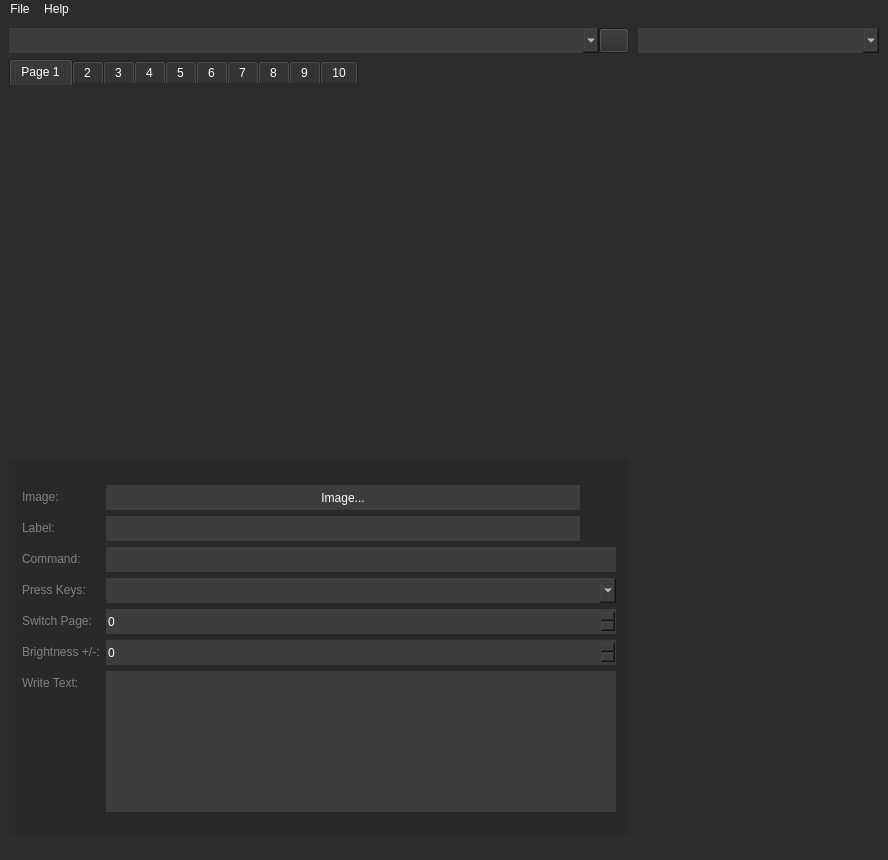
<?xml version="1.0" encoding="UTF-8"?>
<ui version="4.0">
 <class>MainWindow</class>
 <widget class="QMainWindow" name="MainWindow">
  <property name="geometry">
   <rect>
    <x>0</x>
    <y>0</y>
    <width>888</width>
    <height>860</height>
   </rect>
  </property>
  <property name="windowTitle">
   <string>Stream Deck UI</string>
  </property>
  <property name="styleSheet">
   <string notr="true">background-color: #2C2C2C;
color: #FFF;</string>
  </property>
  <widget class="QWidget" name="centralwidget">
   <property name="autoFillBackground">
    <bool>false</bool>
   </property>
   <layout class="QVBoxLayout" name="verticalLayout_2">
    <property name="spacing">
     <number>6</number>
    </property>
    <property name="leftMargin">
     <number>9</number>
    </property>
    <property name="bottomMargin">
     <number>3</number>
    </property>
    <item>
     <layout class="QHBoxLayout" name="main_horizontalLayout">
      <property name="spacing">
       <number>0</number>
      </property>
      <property name="leftMargin">
       <number>0</number>
      </property>
      <property name="topMargin">
       <number>0</number>
      </property>
      <property name="rightMargin">
       <number>0</number>
      </property>
      <property name="bottomMargin">
       <number>0</number>
      </property>
      <item>
       <layout class="QVBoxLayout" name="left_verticalLayout" stretch="0,1,0">
        <property name="spacing">
         <number>0</number>
        </property>
        <property name="sizeConstraint">
         <enum>QLayout::SetDefaultConstraint</enum>
        </property>
        <property name="topMargin">
         <number>0</number>
        </property>
        <item>
         <layout class="QHBoxLayout" name="deviceSettings_horizontalLayout">
          <property name="leftMargin">
           <number>0</number>
          </property>
          <property name="topMargin">
           <number>0</number>
          </property>
          <property name="rightMargin">
           <number>0</number>
          </property>
          <property name="bottomMargin">
           <number>6</number>
          </property>
          <item>
           <widget class="QComboBox" name="device_list">
            <property name="minimumSize">
             <size>
              <width>580</width>
              <height>25</height>
             </size>
            </property>
            <property name="styleSheet">
             <string notr="true">background-color:#3D3D3D;border: none;</string>
            </property>
           </widget>
          </item>
          <item>
           <widget class="QPushButton" name="settingsButton">
            <property name="sizePolicy">
             <sizepolicy hsizetype="Minimum" vsizetype="Expanding">
              <horstretch>0</horstretch>
              <verstretch>0</verstretch>
             </sizepolicy>
            </property>
            <property name="minimumSize">
             <size>
              <width>0</width>
              <height>0</height>
             </size>
            </property>
            <property name="maximumSize">
             <size>
              <width>30</width>
              <height>16777215</height>
             </size>
            </property>
            <property name="text">
             <string/>
            </property>
            <property name="icon">
             <iconset resource="resources.qrc">
              <normaloff>:/icons/icons/gear.png</normaloff>:/icons/icons/gear.png</iconset>
            </property>
           </widget>
          </item>
         </layout>
        </item>
        <item>
         <widget class="QTabWidget" name="pages">
          <property name="sizePolicy">
           <sizepolicy hsizetype="Preferred" vsizetype="Preferred">
            <horstretch>0</horstretch>
            <verstretch>0</verstretch>
           </sizepolicy>
          </property>
          <property name="minimumSize">
           <size>
            <width>580</width>
            <height>400</height>
           </size>
          </property>
          <property name="autoFillBackground">
           <bool>false</bool>
          </property>
          <property name="styleSheet">
           <string notr="true">background-color:#2C2C2C;
border-left: none;
border-right: none;
border-top: none;
border-bottom: 1;
border-bottom-color: #1C1C1C;</string>
          </property>
          <property name="currentIndex">
           <number>0</number>
          </property>
          <widget class="QWidget" name="page_1">
           <property name="styleSheet">
            <string notr="true">background-color:#2C2C2C;border: none;</string>
           </property>
           <attribute name="title">
            <string>Page 1</string>
           </attribute>
           <layout class="QGridLayout" name="gridLayout_2">
            <property name="leftMargin">
             <number>9</number>
            </property>
            <property name="topMargin">
             <number>9</number>
            </property>
            <property name="rightMargin">
             <number>9</number>
            </property>
            <property name="bottomMargin">
             <number>9</number>
            </property>
           </layout>
          </widget>
          <widget class="QWidget" name="page_2">
           <property name="styleSheet">
            <string notr="true">background-color:#2C2C2C;border: none;</string>
           </property>
           <attribute name="title">
            <string>2</string>
           </attribute>
           <layout class="QGridLayout" name="gridLayout_3"/>
          </widget>
          <widget class="QWidget" name="page_3">
           <property name="styleSheet">
            <string notr="true">background-color:#2C2C2C;border: none;</string>
           </property>
           <attribute name="title">
            <string>3</string>
           </attribute>
           <layout class="QGridLayout" name="gridLayout_11"/>
          </widget>
          <widget class="QWidget" name="page_4">
           <property name="styleSheet">
            <string notr="true">background-color:#2C2C2C;border: none;</string>
           </property>
           <attribute name="title">
            <string>4</string>
           </attribute>
           <layout class="QGridLayout" name="gridLayout_10"/>
          </widget>
          <widget class="QWidget" name="page_5">
           <property name="styleSheet">
            <string notr="true">background-color:#2C2C2C;border: none;</string>
           </property>
           <attribute name="title">
            <string>5</string>
           </attribute>
           <layout class="QGridLayout" name="gridLayout_9"/>
          </widget>
          <widget class="QWidget" name="page_6">
           <property name="styleSheet">
            <string notr="true">background-color:#2C2C2C;border: none;</string>
           </property>
           <attribute name="title">
            <string>6</string>
           </attribute>
           <layout class="QGridLayout" name="gridLayout_8"/>
          </widget>
          <widget class="QWidget" name="page_7">
           <property name="styleSheet">
            <string notr="true">background-color:#2C2C2C;border: none;</string>
           </property>
           <attribute name="title">
            <string>7</string>
           </attribute>
           <layout class="QGridLayout" name="gridLayout_7"/>
          </widget>
          <widget class="QWidget" name="page_8">
           <property name="styleSheet">
            <string notr="true">background-color:#2C2C2C;border: none;</string>
           </property>
           <attribute name="title">
            <string>8</string>
           </attribute>
           <layout class="QGridLayout" name="gridLayout_6"/>
          </widget>
          <widget class="QWidget" name="page_9">
           <property name="styleSheet">
            <string notr="true">background-color:#2C2C2C;border: none;</string>
           </property>
           <attribute name="title">
            <string>9</string>
           </attribute>
           <layout class="QGridLayout" name="gridLayout_5"/>
          </widget>
          <widget class="QWidget" name="tab_10">
           <property name="styleSheet">
            <string notr="true">background-color:#2C2C2C;border: none;</string>
           </property>
           <attribute name="title">
            <string>10</string>
           </attribute>
           <layout class="QGridLayout" name="gridLayout_4"/>
          </widget>
         </widget>
        </item>
        <item>
         <widget class="QGroupBox" name="groupBox">
          <property name="minimumSize">
           <size>
            <width>580</width>
            <height>368</height>
           </size>
          </property>
          <property name="styleSheet">
           <string notr="true">background-color: #292929;border: none;</string>
          </property>
          <property name="title">
           <string/>
          </property>
          <layout class="QVBoxLayout" name="verticalLayout_3">
           <property name="leftMargin">
            <number>0</number>
           </property>
           <property name="topMargin">
            <number>0</number>
           </property>
           <property name="rightMargin">
            <number>0</number>
           </property>
           <property name="bottomMargin">
            <number>0</number>
           </property>
           <item>
            <layout class="QFormLayout" name="formLayout">
             <property name="leftMargin">
              <number>10</number>
             </property>
             <property name="topMargin">
              <number>20</number>
             </property>
             <property name="rightMargin">
              <number>10</number>
             </property>
             <property name="bottomMargin">
              <number>20</number>
             </property>
             <item row="0" column="0">
              <widget class="QLabel" name="label">
               <property name="styleSheet">
                <string notr="true">color: #818079</string>
               </property>
               <property name="text">
                <string>Image:</string>
               </property>
              </widget>
             </item>
             <item row="0" column="1">
              <layout class="QHBoxLayout" name="horizontalLayout_2">
               <property name="spacing">
                <number>6</number>
               </property>
               <item>
                <widget class="QPushButton" name="imageButton">
                 <property name="minimumSize">
                  <size>
                   <width>0</width>
                   <height>25</height>
                  </size>
                 </property>
                 <property name="styleSheet">
                  <string notr="true">background-color:#3D3D3D;border: none;</string>
                 </property>
                 <property name="text">
                  <string>Image...</string>
                 </property>
                </widget>
               </item>
               <item>
                <widget class="QPushButton" name="removeButton">
                 <property name="sizePolicy">
                  <sizepolicy hsizetype="Minimum" vsizetype="Minimum">
                   <horstretch>0</horstretch>
                   <verstretch>0</verstretch>
                  </sizepolicy>
                 </property>
                 <property name="maximumSize">
                  <size>
                   <width>30</width>
                   <height>16777215</height>
                  </size>
                 </property>
                 <property name="toolTip">
                  <string>Remove the image from the button</string>
                 </property>
                 <property name="text">
                  <string/>
                 </property>
                 <property name="icon">
                  <iconset resource="resources.qrc">
                   <normaloff>:/icons/icons/cross.png</normaloff>:/icons/icons/cross.png</iconset>
                 </property>
                </widget>
               </item>
              </layout>
             </item>
             <item row="1" column="0">
              <widget class="QLabel" name="label_2">
               <property name="styleSheet">
                <string notr="true">color: #818079</string>
               </property>
               <property name="text">
                <string>Label:</string>
               </property>
              </widget>
             </item>
             <item row="2" column="0">
              <widget class="QLabel" name="label_3">
               <property name="styleSheet">
                <string notr="true">color: #818079</string>
               </property>
               <property name="text">
                <string>Command:</string>
               </property>
              </widget>
             </item>
             <item row="2" column="1">
              <widget class="QLineEdit" name="command">
               <property name="minimumSize">
                <size>
                 <width>0</width>
                 <height>25</height>
                </size>
               </property>
               <property name="styleSheet">
                <string notr="true">background-color:#3D3D3D;border: none;</string>
               </property>
              </widget>
             </item>
             <item row="3" column="0">
              <widget class="QLabel" name="label_5">
               <property name="styleSheet">
                <string notr="true">color: #818079</string>
               </property>
               <property name="text">
                <string>Press Keys:</string>
               </property>
              </widget>
             </item>
             <item row="3" column="1">
              <widget class="QComboBox" name="keys">
               <property name="minimumSize">
                <size>
                 <width>0</width>
                 <height>25</height>
                </size>
               </property>
               <property name="styleSheet">
                <string notr="true">background-color:#3D3D3D;border: none;</string>
               </property>
               <property name="editable">
                <bool>true</bool>
               </property>
               <item>
                <property name="text">
                 <string notr="true"/>
                </property>
               </item>
               <item>
                <property name="text">
                 <string notr="true">F11</string>
                </property>
               </item>
               <item>
                <property name="text">
                 <string notr="true">alt+F4</string>
                </property>
               </item>
               <item>
                <property name="text">
                 <string notr="true">ctrl+w</string>
                </property>
               </item>
               <item>
                <property name="text">
                 <string notr="true">cmd+left</string>
                </property>
               </item>
               <item>
                <property name="text">
                 <string notr="true">alt+plus</string>
                </property>
               </item>
               <item>
                <property name="text">
                 <string notr="true">alt+delay+F3</string>
                </property>
               </item>
               <item>
                <property name="text">
                 <string notr="true">backspace</string>
                </property>
               </item>
               <item>
                <property name="text">
                 <string notr="true">right</string>
                </property>
               </item>
               <item>
                <property name="text">
                 <string notr="true">page_up</string>
                </property>
               </item>
               <item>
                <property name="text">
                 <string notr="true">media_volume_up</string>
                </property>
               </item>
               <item>
                <property name="text">
                 <string notr="true">media_volume_down</string>
                </property>
               </item>
               <item>
                <property name="text">
                 <string notr="true">media_volume_mute</string>
                </property>
               </item>
               <item>
                <property name="text">
                 <string notr="true">media_previous</string>
                </property>
               </item>
               <item>
                <property name="text">
                 <string notr="true">media_next</string>
                </property>
               </item>
               <item>
                <property name="text">
                 <string notr="true">media_play_pause</string>
                </property>
               </item>
              </widget>
             </item>
             <item row="4" column="0">
              <widget class="QLabel" name="label_8">
               <property name="styleSheet">
                <string notr="true">color: #818079</string>
               </property>
               <property name="text">
                <string>Switch Page:</string>
               </property>
              </widget>
             </item>
             <item row="4" column="1">
              <widget class="QSpinBox" name="switch_page">
               <property name="minimumSize">
                <size>
                 <width>0</width>
                 <height>25</height>
                </size>
               </property>
               <property name="styleSheet">
                <string notr="true">background-color:#3D3D3D;border: none;</string>
               </property>
               <property name="minimum">
                <number>0</number>
               </property>
               <property name="maximum">
                <number>10</number>
               </property>
               <property name="value">
                <number>0</number>
               </property>
              </widget>
             </item>
             <item row="5" column="0">
              <widget class="QLabel" name="label_7">
               <property name="styleSheet">
                <string notr="true">color: #818079</string>
               </property>
               <property name="text">
                <string>Brightness +/-:</string>
               </property>
              </widget>
             </item>
             <item row="5" column="1">
              <widget class="QSpinBox" name="change_brightness">
               <property name="minimumSize">
                <size>
                 <width>0</width>
                 <height>25</height>
                </size>
               </property>
               <property name="styleSheet">
                <string notr="true">background-color:#3D3D3D;border: none;</string>
               </property>
               <property name="minimum">
                <number>-99</number>
               </property>
              </widget>
             </item>
             <item row="6" column="0">
              <widget class="QLabel" name="label_6">
               <property name="styleSheet">
                <string notr="true">color: #818079</string>
               </property>
               <property name="text">
                <string>Write Text:</string>
               </property>
              </widget>
             </item>
             <item row="6" column="1">
              <widget class="QPlainTextEdit" name="write">
               <property name="styleSheet">
                <string notr="true">background-color:#3D3D3D;border: none;</string>
               </property>
              </widget>
             </item>
             <item row="1" column="1">
              <layout class="QHBoxLayout" name="horizontalLayout_3">
               <item>
                <widget class="QLineEdit" name="text">
                 <property name="minimumSize">
                  <size>
                   <width>0</width>
                   <height>25</height>
                  </size>
                 </property>
                 <property name="styleSheet">
                  <string notr="true">background-color:#3D3D3D;border: none;</string>
                 </property>
                </widget>
               </item>
               <item>
                <widget class="QPushButton" name="textButton">
                 <property name="minimumSize">
                  <size>
                   <width>30</width>
                   <height>0</height>
                  </size>
                 </property>
                 <property name="maximumSize">
                  <size>
                   <width>30</width>
                   <height>16777215</height>
                  </size>
                 </property>
                 <property name="toolTip">
                  <string>Text vertical alignment</string>
                 </property>
                 <property name="text">
                  <string/>
                 </property>
                 <property name="icon">
                  <iconset resource="resources.qrc">
                   <normaloff>:/icons/icons/vertical-align.png</normaloff>:/icons/icons/vertical-align.png</iconset>
                 </property>
                </widget>
               </item>
              </layout>
             </item>
            </layout>
           </item>
          </layout>
         </widget>
        </item>
       </layout>
      </item>
      <item alignment="Qt::AlignTop">
       <widget class="QComboBox" name="comboBox">
        <property name="minimumSize">
         <size>
          <width>250</width>
          <height>25</height>
         </size>
        </property>
        <property name="styleSheet">
         <string notr="true">background-color:#3D3D3D;border: none;margin-left:9;</string>
        </property>
       </widget>
      </item>
     </layout>
    </item>
   </layout>
  </widget>
  <widget class="QMenuBar" name="menubar">
   <property name="geometry">
    <rect>
     <x>0</x>
     <y>0</y>
     <width>888</width>
     <height>22</height>
    </rect>
   </property>
   <widget class="QMenu" name="menuFile">
    <property name="title">
     <string>File</string>
    </property>
    <addaction name="actionImport"/>
    <addaction name="actionExport"/>
    <addaction name="separator"/>
    <addaction name="actionExit"/>
   </widget>
   <widget class="QMenu" name="menuHelp">
    <property name="title">
     <string>Help</string>
    </property>
    <addaction name="actionDocs"/>
    <addaction name="actionGithub"/>
    <addaction name="separator"/>
    <addaction name="actionAbout"/>
   </widget>
   <addaction name="menuFile"/>
   <addaction name="menuHelp"/>
  </widget>
  <widget class="QStatusBar" name="statusbar">
   <property name="enabled">
    <bool>true</bool>
   </property>
  </widget>
  <action name="actionImport">
   <property name="text">
    <string>Import</string>
   </property>
  </action>
  <action name="actionExport">
   <property name="text">
    <string>Export</string>
   </property>
  </action>
  <action name="actionExit">
   <property name="text">
    <string>Exit</string>
   </property>
  </action>
  <action name="actionDocs">
   <property name="text">
    <string>Documentation</string>
   </property>
  </action>
  <action name="actionGithub">
   <property name="text">
    <string>Github</string>
   </property>
  </action>
  <action name="actionAbout">
   <property name="text">
    <string>About...</string>
   </property>
  </action>
 </widget>
 <tabstops>
  <tabstop>device_list</tabstop>
  <tabstop>settingsButton</tabstop>
  <tabstop>pages</tabstop>
  <tabstop>imageButton</tabstop>
  <tabstop>removeButton</tabstop>
  <tabstop>text</tabstop>
  <tabstop>textButton</tabstop>
  <tabstop>command</tabstop>
  <tabstop>keys</tabstop>
  <tabstop>switch_page</tabstop>
  <tabstop>change_brightness</tabstop>
  <tabstop>write</tabstop>
 </tabstops>
 <resources>
  <include location="resources.qrc"/>
 </resources>
 <connections/>
</ui>
